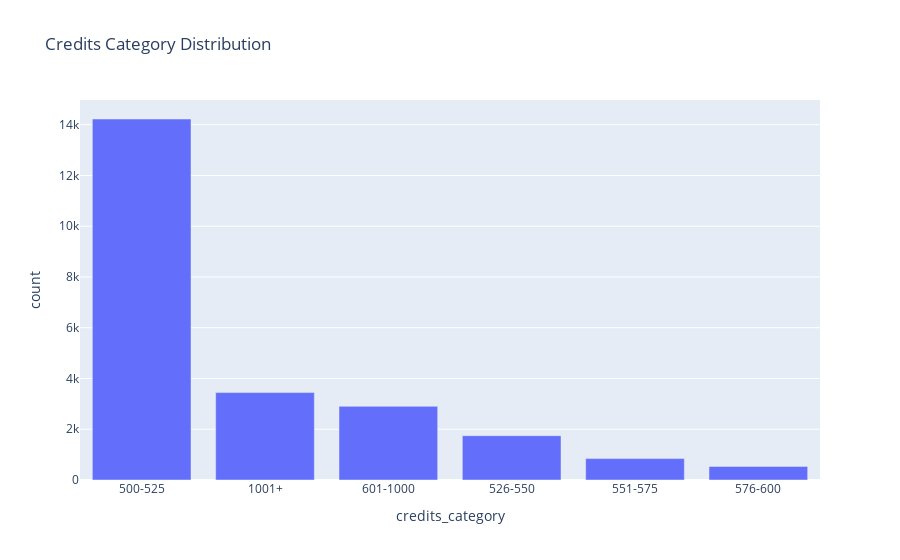

The notebook cell this image was saved under:
### Code cell
df_modeling = df_merge_full.drop(columns=['id', 'changed_at', 'user','batch','state','user_id'])
df_modeling['credits_category'] = pd.cut(df_modeling['credits'], bins=[500,525,550,575,600, 1000, max(df_modeling['credits'])], labels=['500-525','526-550', '551-575', '576-600', '601-1000', '1001+'])
df_modeling = df_modeling.drop(columns=['credits'])

fig = px.bar(pd.DataFrame(df_modeling['credits_category'].value_counts().reset_index()), x='credits_category', y='count', title='Credits Category Distribution')
fig.show()

### Figure 1 — Plotly figure (JSON) as saved in the notebook; plotly's stock layout.template omitted (floating-point values rounded to 4 significant figures)
{"data": [{"hovertemplate": "credits_category=%{x}<br>count=%{y}<extra></extra>", "legendgroup": "", "marker": {"color": "#636efa", "pattern": {"shape": ""}}, "name": "", "orientation": "v", "showlegend": false, "textposition": "auto", "type": "bar", "x": ["500-525", "1001+", "601-1000", "526-550", "551-575", "576-600"], "xaxis": "x", "y": [14225, 3445, 2903, 1747, 844, 535], "yaxis": "y"}], "layout": {"barmode": "relative", "legend": {"tracegroupgap": 0}, "title": {"text": "Credits Category Distribution"}, "xaxis": {"anchor": "y", "domain": [0, 1], "title": {"text": "credits_category"}}, "yaxis": {"anchor": "x", "domain": [0, 1], "title": {"text": "count"}}}}
